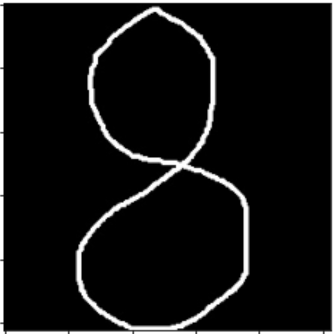
#> input picture 8.png, 333 x 334 px, given in place of gems.jpg, which was not available
$ jupyter execute --allow-errors 'Image processing Techniques.ipynb'   (shell and % lines are left out)   (older library calls are emulated)   (text cells are left out)
#> lines starting #> are read from the running program, lines starting #| are printed output that depends on the picture; pictures that were not available may be replaced by others from this repository, and a replacement may not be noted
[cell 1]
import cv2 as cv  ##cv2. imread() method loads an image from the specified file

[cell 2]
img=cv.imread("Downloads\\gems.jpg") ##This is image path
#> img is the input picture: shape (334, 333, 3); min 0, max 255, mean 19
print(img)
#> (printed output is left out)

[cell 3]
img.shape  ## no of rows and coloumns
#> Out = (334, 333, 3)

[cell 4]
print("height:",img.shape[0])  ##Indexing
#| height: 334

[cell 5]
print("width:",img.shape[1])
#| width: 333

[cell 6]
print(img.size)
#| 333666

[cell 7]
#accessing pixel of an image

[cell 8]
print(img[10,249])
#| [0 0 0]

[cell 9]
#converting a color image to gray image

[cell 10]
#concept of channels in an image
#gray scale image

[cell 11]
import cv2 as cv

[cell 12]
image=cv.imread("Downloads\\architecture.jpg")
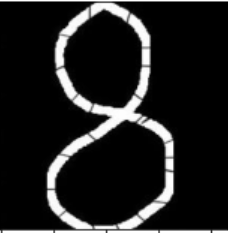
#> input picture 9.png, 228 x 233 px, given in place of architecture.jpg, which was not available
#> image is the input picture: shape (233, 228, 3); min 0, max 255, mean 32.2

[cell 13]
 ##cv2. cvtColor() method is used to convert an image from one color space to another
gray=cv.cvtColor(image,cv.COLOR_BGR2GRAY)

print(gray)
#> (printed output is left out)

[cell 14]
print(gray.shape)
#| (233, 228)

[cell 15]
import cv2 as cv
import numpy as np

[cell 16]
image=cv.imread("Downloads\\color.jpeg")

[cell 17]
image=cv.cvtColor(image,cv.COLOR_BGR2RGB)
print(image)
#> (printed output is left out)

[cell 18]
img=cv.imread("Downloads\\color.jpeg")

[cell 19]
#upscaling
import cv2 as cv
img=cv.imread("Downloads\\color.jpeg")
print("original image:",img.shape)
#| original image: (233, 228, 3)
scale_perc=250

width = int(img.shape[1]*scale_perc/100)
#> width = 570
height= int(img.shape[0]*scale_perc/100)
#> height = 582

dim=(width,height)
#> dim = (570, 582)
#resize the image
resized_image= cv.resize(img,dim,interpolation = cv.INTER_CUBIC)
print("resized dimension:",resized_image.shape)
#| resized dimension: (582, 570, 3)
cv.imshow("original image",img)
cv.imshow("resized image",resized_image)
cv.waitKey(0)
cv.destroyAllWindows()

[cell 20]
#downscaling
import cv2 as cv
img=cv.imread("Downloads\\color.jpeg")
print("original image:",img.shape)
#| original image: (233, 228, 3)
scale_perc=40

width = int(img.shape[1]*scale_perc/100)
#> width = 91
height= int(img.shape[0]*scale_perc/100)
#> height = 93

dim=(width,height)
#> dim = (91, 93)
#resize the image
resized_image= cv.resize(img,dim,interpolation = cv.INTER_CUBIC)
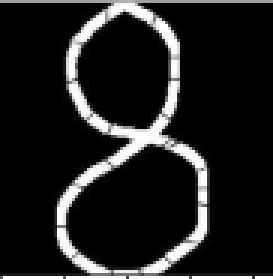
#> resized_image: shape (93, 91, 3) (shown 3 times larger); min 0, max 255, mean 32.2
print("resized dimension:",resized_image.shape)
#| resized dimension: (93, 91, 3)
cv.imshow("original image",img)
cv.imshow("resized image",resized_image)
cv.waitKey(0)
cv.destroyAllWindows()

[cell 21]
import cv2 as cv
image=cv.imread("Downloads\\moon.jfif")
#cvtColor is used to convert an image from one color space to another.
#> (the rest of this cell did not finish here and is left out)

[cell 22]
print(gray.shape)
#| (233, 228)

[cell 23]
cv.imshow('gray scale image',image)
cv.waitKey(0)
cv.destroyAllWindows()

[cell 24]
import cv2 as cv
color_img=cv.imread('Downloads\\color.jpeg')
color= cv.cvtColor(color_img,cv.COLOR_BGR2RGB)
print(color)
#> (printed output is left out)

[cell 25]
print(color.shape)
#| (233, 228, 3)

#> (a cell that did not finish here is left out)

[cell 27]
import cv2 as cv
import numpy as np  ##NumPy is a Python library used for working with arrays

#matplotlib. pyplot is a collection of functions that make matplotlib work like MATLAB
import matplotlib.pyplot as plt

[cell 28]
img=cv.imread("Downloads\\color.jpeg")
cv.waitKey(0)   ##This function waits for specified milliseconds for any keyboard event.

cv.destroyAllWindows() ##it simply destroys all the windows we created.

[cell 29]
blue,green,red=cv.split(img)  ##Splitting the images in 3 different windows

[cell 30]
##cv.merge takes single channel images and combines them to make a multi-channel image.
red_img=cv.merge((blue-blue,green-green,red))
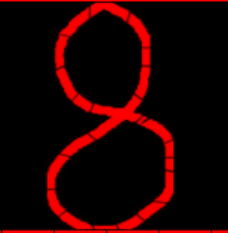
#> red_img: shape (233, 228, 3); mean B, G, R 0, 0, 32.2
green_img=cv.merge((blue-blue,green,red-red))
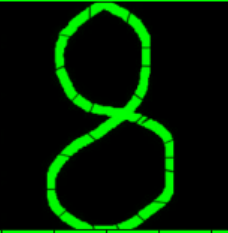
#> green_img: shape (233, 228, 3); mean B, G, R 0, 32.2, 0
blue_img=cv.merge((blue,green-green,red-red))
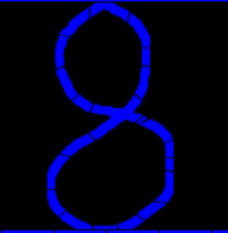
#> blue_img: shape (233, 228, 3); mean B, G, R 32.2, 0, 0

[cell 31]
##cv2. imshow() method is used to display an image in a window
cv.imshow=("orginal",img)
cv.imshow=("red",red_img)
cv.imshow=("green",green_img)
cv.imshow=("blue",blue_img)
cv.waitKey(0)
cv.destroyAllWindows()

[cell 32]
img=cv.cvtColor(img,cv.COLOR_BGR2RGB)
blue,green,red=cv.split(img)

[cell 33]
##The numpy. zeros() function returns a new array of given shape and type
zeros=np.zeros(blue.shape,np.uint8)##np.uint8 means 8-bit unsigned integer

[cell 34]
##cv.merge takes single channel images and combines them to make a multi-channel image.
r=cv.merge((red,zeros,zeros))
g=cv.merge((zeros,green,zeros))
b=cv.merge((zeros,zeros,blue))

[cell 35]
images=[img,r,g,b]
title=["orginal","redBGR","green_BGR","blue_BGR"]   ##These are the images titles

[cell 36]
for i in range(4):
    plt.subplot(1,4,i+1),plt.imshow(images[i])
    plt.title(title[i])
    plt.xticks([]),plt.yticks([])
plt.show() ##The show() function in pyplot module of matplotlib library is used to display all figures.

[cell 37]
import numpy as np
import cv2 as cv
from matplotlib import pyplot as plt
img=cv.imread("Downloads\\graybuilding.jfif",0)
plt.show()

#FIND THE HISTOGRAM

##cv2.calcHist(images, channels, mask, histSize, ranges[, hist[, accumulate]]) images
gray_image=cv.calcHist([img],[0],None,[256],[0,256])  ##Histogram Calculation
#> gray_image = 256 values from 0 to 0
plt.plot(gray_image)
plt.title("image")
plt.ylabel("no of pixels")  ## used to set the label for the y-axis
plt.xlabel("gray scale image") ## used to set the label for the x-axis
plt.show()

[cell 38]
import numpy as np
import cv2 as cv
from matplotlib import pyplot as plt

img= cv.imread("Downloads\\graybuilding.jfif",0)

#> (the rest of this cell did not finish here and is left out)

[cell 39]
import numpy as np
import cv2 as cv
from matplotlib import pyplot as plt
img = cv.imread("Downloads\\moon.jfif",0)
#> (the rest of this cell did not finish here and is left out)

[cell 40]
import numpy as np
import cv2 as cv
from matplotlib import pyplot as plt
img=cv.imread("Downloads\\color.jpeg")
src1=cv.cvtColor(img,cv.COLOR_BGR2RGB)
color=("b","g","r")
for channel,col in enumerate(color):##allows you to loop over an iterable object and keep track of how many iterations have occurred.
    histr=cv.calcHist([src1],[channel],None,[256],[0,256])
    plt.plot(histr,color=col)
    plt.xlim([0,256])
    plt.title("Histogram of color Image")

plt.show()
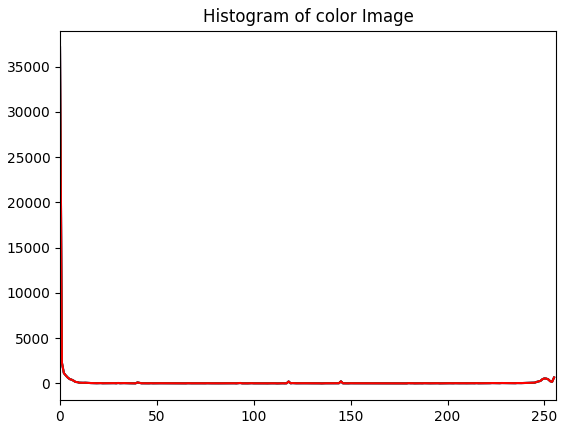
#> figure drawn by matplotlib, 1 panel; curve peaks at x = 0, y = 37110; curve peaks at x = 0, y = 37110; curve peaks at x = 0, y = 37110
plt.imshow(src1)

[cell 41]
import numpy as np
import cv2 as cv
from matplotlib import pyplot as plt
image=cv.imread("Downloads\\graybuilding.jfif",0)
##function return a copy of the array collapsed into one dimension.
#> (the rest of this cell did not finish here and is left out)

[cell 42]
##Its input is just grayscale image and output is our histogram equalized image.
equImage = cv.equalizeHist(image)

#> (a cell that did not finish here is left out)

[cell 44]
import numpy as np
import cv2 as cv
from matplotlib import pyplot as plt
image=cv.imread("Downloads\\moon.jfif")
#> (the rest of this cell did not finish here and is left out)

[cell 45]
import numpy as np
import cv2 as cv
from matplotlib import pyplot as plt
img=cv.imread("Downloads\\moon.jfif")
def sobelOperator(img):
    container = np.copy(img)
    size = container.shape
    for i in range(1,size[0]-1):
        for  j in range(1,size[1]-1):
            gx = (img[i-1][j-1] + 2*img[i][j-1] + img[i+1][j-1] - (img[i-1][j+1] + 2*img[i][j+1] + img[i+1][j+1]))
            gy = (img[i-1][j-1] + 2*img[i-1][j] + img[i-1][j+1] - (img[i+1][j-1] + 2*img[i+1][j] + img[i+1][j+1]))
            container[i][j]=min(255,np.sqrt(gx**2+gy**2))
    return container
    pass
#> (the rest of this cell did not finish here and is left out)

[cell 46]
import cv2
import numpy as np
from matplotlib import pyplot as plt
#loading image
img = cv2.imread("Downloads\\grayscale.jfif")
#converting to grayscale
#> (the rest of this cell did not finish here and is left out)

[cell 47]
import numpy as np
import cv2 as cv
from matplotlib import pyplot as plt
img=cv.imread("Downloads\\moon.jfif",0)
edges=cv.Canny(img,100,200)
#> (the rest of this cell did not finish here and is left out)

[cell 48]
import cv2
import numpy as np
import pandas as pd
from matplotlib import pyplot as plt

[cell 49]
img=cv2.imread("Downloads\\8.png")
plt.imshow(img)
plt.show()

[cell 50]
#it removes white noises
kernel=np.ones((3,3),np.uint8)#squeez the boundary
eroded=cv2.erode(img,kernel,iterations=1)
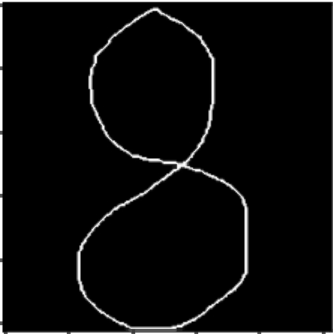
#> eroded: shape (334, 333, 3); min 0, max 255, mean 10.7
plt.subplot(121),plt.imshow(img),plt.title("orginal image")
plt.subplot(122),plt.imshow(eroded),plt.title("eroded image")

[cell 51]
kernel=np.ones((3,3),np.uint8)#squeez the boundary
dilation=cv2.dilate(img,kernel,iterations=3)
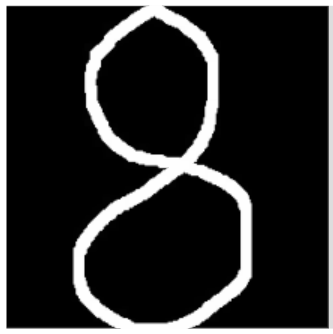
#> dilation: shape (334, 333, 3); min 0, max 255, mean 43.2
plt.subplot(121),plt.imshow(img),plt.title("orginal image")
plt.subplot(122),plt.imshow(dilation),plt.title("dialation image")

[cell 52]
img2=cv2.imread("Downloads\\10.jpg")
kernel=np.ones((4,4),np.uint8)
#> (the rest of this cell did not finish here and is left out)

[cell 53]
img3=cv2.imread("Downloads\\9.png")
kernel=np.ones((6,6),np.uint8)
closing=cv2.morphologyEx(img3,cv2.MORPH_CLOSE,kernel)
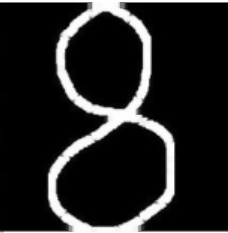
#> closing: shape (233, 228, 3); min 0, max 255, mean 34.1
plt.subplot(121),plt.imshow(img3),plt.title("orginal image")
plt.subplot(122),plt.imshow(closing),plt.title("closing IMAGE image")

[cell 54]
kernel=np.ones((6,6),np.uint8)
gradient=cv2.morphologyEx(dilation,cv2.MORPH_GRADIENT,kernel)
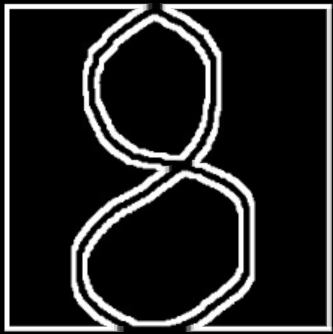
#> gradient: shape (334, 333, 3); min 0, max 255, mean 38.5
plt.subplot(121),plt.imshow(img),plt.title("orginal image")
plt.subplot(122),plt.imshow(gradient),plt.title("gradient IMAGE image")
